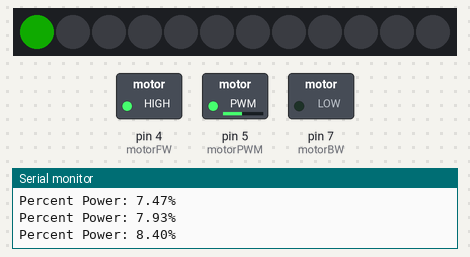
This sketch was run on a simulated Arduino Uno, built with avr-gcc and run on an emulated ATmega328P. On the bench: 12 RGB LEDs in strip order, left to right, switched loads named in the sketch (green lamp = pin HIGH), the last lines printed to the serial monitor. Dim RGB values are drawn brighter than linear.

Above: at 8.26 s.
At 17.16 s:
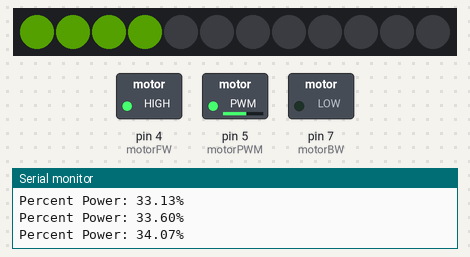
At 21.71 s:
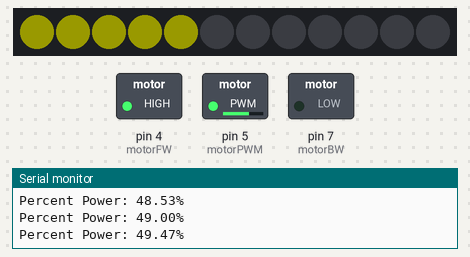
At 27.5 s:
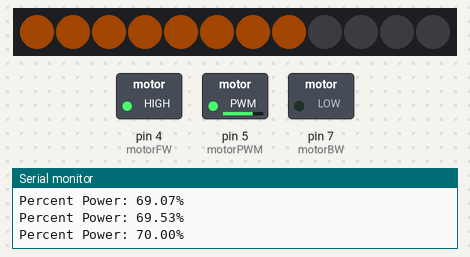
Timing chart, 0 to 29.0 s (numbered marks = the images above):
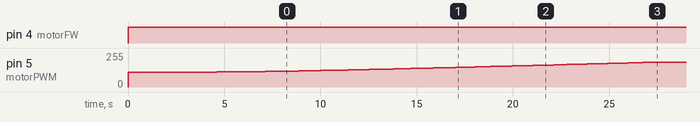

Measured:
- by itself, pin 4 (motorFW): LOW → HIGH at 0.00 s
- by itself, pin 5 (motorPWM): moves from 0/255 to 187/255 over 27.4 s

The sketch:

trainControl.ino
```cpp
#include <Adafruit_NeoPixel.h>

#define LEDsOP 6
#define motorPWM 5
#define motorFW 4
#define motorBW 7
#define potIP A0
#define topSpeed 200
#define lowPot 0.55

Adafruit_NeoPixel pixels(12, LEDsOP, NEO_GRB + NEO_KHZ800);

void setup() {
  pinMode(motorPWM, OUTPUT);
  pinMode(motorFW, OUTPUT);
  pinMode(motorBW, OUTPUT);
  pinMode(13, INPUT);
  Serial.begin(9600);
  pixels.begin();
  pixels.setBrightness(50);
  TCCR0B = 0b00000001; // x1
  TCCR0A = 0b00000011; // fast pwm
}

int forward;
int reverse;

// ****MAIN FUNCTIONS FOR RUNNING TRAIN ****//

void trainDirection(bool directIP) {
  if (directIP == true) {forward = HIGH;} else {forward = LOW;}
  reverse = !forward;
  digitalWrite(motorFW, forward); digitalWrite(motorBW, reverse);
}

void setTrain(float percentIP) {
  float bottomConv = ((percentIP/100)*lowPot)+lowPot;
  float converted = bottomConv*topSpeed;
  analogWrite(motorPWM, converted);
  pixelPerc(percentIP/100);
  Serial.println("Percent Power: " + String(percentIP) + "%");
}

// ****MAIN ARDUINO LOOP ****//
void loop() {
  trainDirection(true);   //set direction to forward
  startStop(10,70,true);  //0% to 70% power
  myDelay(1000*30);       //stay at 70% power for 1 minute
  startStop(10,80,false); //70% -> 0% power
  myDelay(1000*30);    //stay at 0% power for 15 minutes
  myDelay(1000*30);    //stay at 0% power for 15 minutes
  myDelay(1000*30);    //stay at 0% power for 15 minutes
  myDelay(1000*30);    //stay at 0% power for 15 minutes
}

float convertPot() { //convert potentiometer reading to a percentage 0-1
  return 1-(analogRead(potIP)/1023);
}

void myDelay(long ms) { //manual delay, since built in delay is screwy upon changing the PWM frequency
  long end_time = (millis()/50)+ms;
  do {//Serial.println("waiting");
   } while((millis()/50)<end_time);
}

void pixelPerc(float percent) { //function for displaying train power % on a circular neopixel LED
  int pixelCount = percent*12;
  int red = percent*255;
  int green = 255-(percent*255);
  for (int i = 0; i < 12; i++) {
    pixels.setPixelColor(i, 0, 0, 0);
  }
  for (int i = 0; i < pixelCount; i++) {
    pixels.setPixelColor(i, red, green, 0);
  }
  pixels.show();
}

void startStop(int duration, float inputSpeed, bool opType) {
  int scaler = 15;
  float lowVal = 124/255;
  float outputVal;
  float spInt;
  if (opType) {
    outputVal = lowVal;
    spInt = (inputSpeed - outputVal)/(duration*scaler);
  } else if (!opType) {
    outputVal = inputSpeed;
    spInt = (lowVal - inputSpeed)/(duration*scaler);
  }
  for (int i = 0; i < (duration*scaler); i++) {
    outputVal = outputVal + spInt;
    setTrain(outputVal);
    myDelay(10*scaler+((10*scaler*scaler)/(i+1)));
  }
}
```
